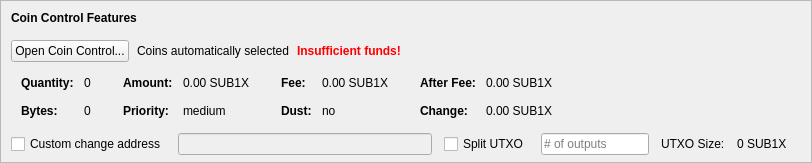
    <widget class="QFrame" name="frameCoinControl">
     <property name="sizePolicy">
      <sizepolicy hsizetype="Expanding" vsizetype="Expanding">
       <horstretch>0</horstretch>
       <verstretch>0</verstretch>
      </sizepolicy>
     </property>
     <property name="maximumSize">
      <size>
       <width>16777215</width>
       <height>16777215</height>
      </size>
     </property>
     <property name="frameShape">
      <enum>QFrame::StyledPanel</enum>
     </property>
     <property name="frameShadow">
      <enum>QFrame::Sunken</enum>
     </property>
     <layout class="QVBoxLayout" name="verticalLayoutCoinControl2">
      <property name="spacing">
       <number>0</number>
      </property>
      <property name="leftMargin">
       <number>0</number>
      </property>
      <property name="topMargin">
       <number>0</number>
      </property>
      <property name="rightMargin">
       <number>0</number>
      </property>
      <property name="bottomMargin">
       <number>6</number>
      </property>
      <item>
       <layout class="QVBoxLayout" name="verticalLayoutCoinControl" stretch="0,0,0,0,1">
        <property name="spacing">
         <number>0</number>
        </property>
        <property name="leftMargin">
         <number>10</number>
        </property>
        <property name="topMargin">
         <number>10</number>
        </property>
        <item>
         <layout class="QHBoxLayout" name="horizontalLayoutCoinControl1">
          <property name="bottomMargin">
           <number>15</number>
          </property>
          <item>
           <widget class="QLabel" name="labelCoinControlFeatures">
            <property name="sizePolicy">
             <sizepolicy hsizetype="Preferred" vsizetype="Maximum">
              <horstretch>0</horstretch>
              <verstretch>0</verstretch>
             </sizepolicy>
            </property>
            <property name="font">
             <font>
              <weight>75</weight>
              <bold>true</bold>
             </font>
            </property>
            <property name="styleSheet">
             <string notr="true">font-weight:bold;</string>
            </property>
            <property name="text">
             <string>Coin Control Features</string>
            </property>
           </widget>
          </item>
         </layout>
        </item>
        <item>
         <layout class="QHBoxLayout" name="horizontalLayoutCoinControl2" stretch="0,0,0,0">
          <property name="spacing">
           <number>8</number>
          </property>
          <property name="bottomMargin">
           <number>10</number>
          </property>
          <item>
           <widget class="QPushButton" name="pushButtonCoinControl">
            <property name="styleSheet">
             <string notr="true"/>
            </property>
            <property name="text">
             <string>Open Coin Control...</string>
            </property>
            <property name="autoDefault">
             <bool>false</bool>
            </property>
           </widget>
          </item>
          <item>
           <widget class="QLabel" name="labelCoinControlAutomaticallySelected">
            <property name="text">
             <string>Coins automatically selected</string>
            </property>
            <property name="margin">
             <number>5</number>
            </property>
           </widget>
          </item>
          <item>
           <widget class="QLabel" name="labelCoinControlInsuffFunds">
            <property name="font">
             <font>
              <weight>75</weight>
              <bold>true</bold>
             </font>
            </property>
            <property name="styleSheet">
             <string notr="true">color:red;font-weight:bold;</string>
            </property>
            <property name="text">
             <string>Insufficient funds!</string>
            </property>
            <property name="margin">
             <number>5</number>
            </property>
           </widget>
          </item>
          <item>
           <spacer name="horizontalSpacerCoinControl">
            <property name="orientation">
             <enum>Qt::Horizontal</enum>
            </property>
            <property name="sizeHint" stdset="0">
             <size>
              <width>40</width>
              <height>1</height>
             </size>
            </property>
           </spacer>
          </item>
         </layout>
        </item>
        <item>
         <widget class="QWidget" name="widgetCoinControl" native="true">
          <property name="sizePolicy">
           <sizepolicy hsizetype="Preferred" vsizetype="Preferred">
            <horstretch>0</horstretch>
            <verstretch>0</verstretch>
           </sizepolicy>
          </property>
          <property name="minimumSize">
           <size>
            <width>0</width>
            <height>0</height>
           </size>
          </property>
          <property name="styleSheet">
           <string notr="true"/>
          </property>
          <layout class="QHBoxLayout" name="horizontalLayoutCoinControl5">
           <property name="leftMargin">
            <number>0</number>
           </property>
           <property name="topMargin">
            <number>0</number>
           </property>
           <property name="rightMargin">
            <number>0</number>
           </property>
           <property name="bottomMargin">
            <number>0</number>
           </property>
           <item>
            <layout class="QHBoxLayout" name="horizontalLayoutCoinControl3" stretch="0,0,0,1">
             <property name="spacing">
              <number>20</number>
             </property>
             <property name="topMargin">
              <number>0</number>
             </property>
             <property name="bottomMargin">
              <number>10</number>
             </property>
             <item>
              <layout class="QFormLayout" name="formLayoutCoinControl1">
               <property name="horizontalSpacing">
                <number>10</number>
               </property>
               <property name="verticalSpacing">
                <number>14</number>
               </property>
               <property name="leftMargin">
                <number>10</number>
               </property>
               <property name="topMargin">
                <number>4</number>
               </property>
               <property name="rightMargin">
                <number>6</number>
               </property>
               <item row="0" column="0">
                <widget class="QLabel" name="labelCoinControlQuantityText">
                 <property name="font">
                  <font>
                   <weight>75</weight>
                   <bold>true</bold>
                  </font>
                 </property>
                 <property name="text">
                  <string>Quantity:</string>
                 </property>
                 <property name="margin">
                  <number>0</number>
                 </property>
                </widget>
               </item>
               <item row="0" column="1">
                <widget class="QLabel" name="labelCoinControlQuantity">
                 <property name="cursor">
                  <cursorShape>IBeamCursor</cursorShape>
                 </property>
                 <property name="contextMenuPolicy">
                  <enum>Qt::ActionsContextMenu</enum>
                 </property>
                 <property name="text">
                  <string notr="true">0</string>
                 </property>
                 <property name="margin">
                  <number>0</number>
                 </property>
                 <property name="textInteractionFlags">
                  <set>Qt::LinksAccessibleByMouse|Qt::TextSelectableByKeyboard|Qt::TextSelectableByMouse</set>
                 </property>
                </widget>
               </item>
               <item row="1" column="0">
                <widget class="QLabel" name="labelCoinControlBytesText">
                 <property name="font">
                  <font>
                   <weight>75</weight>
                   <bold>true</bold>
                  </font>
                 </property>
                 <property name="text">
                  <string>Bytes:</string>
                 </property>
                </widget>
               </item>
               <item row="1" column="1">
                <widget class="QLabel" name="labelCoinControlBytes">
                 <property name="cursor">
                  <cursorShape>IBeamCursor</cursorShape>
                 </property>
                 <property name="contextMenuPolicy">
                  <enum>Qt::ActionsContextMenu</enum>
                 </property>
                 <property name="text">
                  <string notr="true">0</string>
                 </property>
                 <property name="textInteractionFlags">
                  <set>Qt::LinksAccessibleByMouse|Qt::TextSelectableByKeyboard|Qt::TextSelectableByMouse</set>
                 </property>
                </widget>
               </item>
              </layout>
             </item>
             <item>
              <layout class="QFormLayout" name="formLayoutCoinControl2">
               <property name="horizontalSpacing">
                <number>10</number>
               </property>
               <property name="verticalSpacing">
                <number>14</number>
               </property>
               <property name="leftMargin">
                <number>6</number>
               </property>
               <property name="topMargin">
                <number>4</number>
               </property>
               <property name="rightMargin">
                <number>6</number>
               </property>
               <item row="0" column="0">
                <widget class="QLabel" name="labelCoinControlAmountText">
                 <property name="font">
                  <font>
                   <weight>75</weight>
                   <bold>true</bold>
                  </font>
                 </property>
                 <property name="text">
                  <string>Amount:</string>
                 </property>
                 <property name="margin">
                  <number>0</number>
                 </property>
                </widget>
               </item>
               <item row="0" column="1">
                <widget class="QLabel" name="labelCoinControlAmount">
                 <property name="cursor">
                  <cursorShape>IBeamCursor</cursorShape>
                 </property>
                 <property name="contextMenuPolicy">
                  <enum>Qt::ActionsContextMenu</enum>
                 </property>
                 <property name="text">
                  <string notr="true">0.00 SUB1X</string>
                 </property>
                 <property name="textInteractionFlags">
                  <set>Qt::LinksAccessibleByMouse|Qt::TextSelectableByKeyboard|Qt::TextSelectableByMouse</set>
                 </property>
                </widget>
               </item>
               <item row="1" column="0">
                <widget class="QLabel" name="labelCoinControlPriorityText">
                 <property name="font">
                  <font>
                   <weight>75</weight>
                   <bold>true</bold>
                  </font>
                 </property>
                 <property name="text">
                  <string>Priority:</string>
                 </property>
                </widget>
               </item>
               <item row="1" column="1">
                <widget class="QLabel" name="labelCoinControlPriority">
                 <property name="cursor">
                  <cursorShape>IBeamCursor</cursorShape>
                 </property>
                 <property name="contextMenuPolicy">
                  <enum>Qt::ActionsContextMenu</enum>
                 </property>
                 <property name="text">
                  <string>medium</string>
                 </property>
                 <property name="textInteractionFlags">
                  <set>Qt::LinksAccessibleByMouse|Qt::TextSelectableByKeyboard|Qt::TextSelectableByMouse</set>
                 </property>
                </widget>
               </item>
              </layout>
             </item>
             <item>
              <layout class="QFormLayout" name="formLayoutCoinControl3">
               <property name="horizontalSpacing">
                <number>10</number>
               </property>
               <property name="verticalSpacing">
                <number>14</number>
               </property>
               <property name="leftMargin">
                <number>6</number>
               </property>
               <property name="topMargin">
                <number>4</number>
               </property>
               <property name="rightMargin">
                <number>6</number>
               </property>
               <item row="0" column="0">
                <widget class="QLabel" name="labelCoinControlFeeText">
                 <property name="font">
                  <font>
                   <weight>75</weight>
                   <bold>true</bold>
                  </font>
                 </property>
                 <property name="text">
                  <string>Fee:</string>
                 </property>
                 <property name="margin">
                  <number>0</number>
                 </property>
                </widget>
               </item>
               <item row="0" column="1">
                <widget class="QLabel" name="labelCoinControlFee">
                 <property name="cursor">
                  <cursorShape>IBeamCursor</cursorShape>
                 </property>
                 <property name="contextMenuPolicy">
                  <enum>Qt::ActionsContextMenu</enum>
                 </property>
                 <property name="text">
                  <string notr="true">0.00 SUB1X</string>
                 </property>
                 <property name="textInteractionFlags">
                  <set>Qt::LinksAccessibleByMouse|Qt::TextSelectableByKeyboard|Qt::TextSelectableByMouse</set>
                 </property>
                </widget>
               </item>
               <item row="1" column="0">
                <widget class="QLabel" name="labelCoinControlLowOutputText">
                 <property name="font">
                  <font>
                   <weight>75</weight>
                   <bold>true</bold>
                  </font>
                 </property>
                 <property name="text">
                  <string>Dust:</string>
                 </property>
                </widget>
               </item>
               <item row="1" column="1">
                <widget class="QLabel" name="labelCoinControlLowOutput">
                 <property name="cursor">
                  <cursorShape>IBeamCursor</cursorShape>
                 </property>
                 <property name="contextMenuPolicy">
                  <enum>Qt::ActionsContextMenu</enum>
                 </property>
                 <property name="text">
                  <string>no</string>
                 </property>
                 <property name="textInteractionFlags">
                  <set>Qt::LinksAccessibleByMouse|Qt::TextSelectableByKeyboard|Qt::TextSelectableByMouse</set>
                 </property>
                </widget>
               </item>
              </layout>
             </item>
             <item>
              <layout class="QFormLayout" name="formLayoutCoinControl4">
               <property name="horizontalSpacing">
                <number>10</number>
               </property>
               <property name="verticalSpacing">
                <number>14</number>
               </property>
               <property name="leftMargin">
                <number>6</number>
               </property>
               <property name="topMargin">
                <number>4</number>
               </property>
               <property name="rightMargin">
                <number>6</number>
               </property>
               <item row="0" column="0">
                <widget class="QLabel" name="labelCoinControlAfterFeeText">
                 <property name="font">
                  <font>
                   <weight>75</weight>
                   <bold>true</bold>
                  </font>
                 </property>
                 <property name="text">
                  <string>After Fee:</string>
                 </property>
                 <property name="margin">
                  <number>0</number>
                 </property>
                </widget>
               </item>
               <item row="0" column="1">
                <widget class="QLabel" name="labelCoinControlAfterFee">
                 <property name="cursor">
                  <cursorShape>IBeamCursor</cursorShape>
                 </property>
                 <property name="contextMenuPolicy">
                  <enum>Qt::ActionsContextMenu</enum>
                 </property>
                 <property name="text">
                  <string notr="true">0.00 SUB1X</string>
                 </property>
                 <property name="textInteractionFlags">
                  <set>Qt::LinksAccessibleByMouse|Qt::TextSelectableByKeyboard|Qt::TextSelectableByMouse</set>
                 </property>
                </widget>
               </item>
               <item row="1" column="0">
                <widget class="QLabel" name="labelCoinControlChangeText">
                 <property name="font">
                  <font>
                   <weight>75</weight>
                   <bold>true</bold>
                  </font>
                 </property>
                 <property name="text">
                  <string>Change:</string>
                 </property>
                </widget>
               </item>
               <item row="1" column="1">
                <widget class="QLabel" name="labelCoinControlChange">
                 <property name="cursor">
                  <cursorShape>IBeamCursor</cursorShape>
                 </property>
                 <property name="contextMenuPolicy">
                  <enum>Qt::ActionsContextMenu</enum>
                 </property>
                 <property name="text">
                  <string notr="true">0.00 SUB1X</string>
                 </property>
                 <property name="textInteractionFlags">
                  <set>Qt::LinksAccessibleByMouse|Qt::TextSelectableByKeyboard|Qt::TextSelectableByMouse</set>
                 </property>
                </widget>
               </item>
              </layout>
             </item>
            </layout>
           </item>
          </layout>
         </widget>
        </item>
        <item>
         <layout class="QHBoxLayout" name="horizontalLayoutCoinControl4" stretch="0,0,0,0,0,0,0">
          <property name="spacing">
           <number>12</number>
          </property>
          <property name="sizeConstraint">
           <enum>QLayout::SetDefaultConstraint</enum>
          </property>
          <property name="topMargin">
           <number>5</number>
          </property>
          <property name="rightMargin">
           <number>5</number>
          </property>
          <item>
           <widget class="QCheckBox" name="checkBoxCoinControlChange">
            <property name="toolTip">
             <string>If this is activated, but the change address is empty or invalid, change will be sent to a newly generated address.</string>
            </property>
            <property name="text">
             <string>Custom change address</string>
            </property>
           </widget>
          </item>
          <item>
           <widget class="QValidatedLineEdit" name="lineEditCoinControlChange">
            <property name="enabled">
             <bool>false</bool>
            </property>
            <property name="sizePolicy">
             <sizepolicy hsizetype="Expanding" vsizetype="Fixed">
              <horstretch>0</horstretch>
              <verstretch>0</verstretch>
             </sizepolicy>
            </property>
           </widget>
          </item>
          <item>
           <widget class="QCheckBox" name="splitBlockCheckBox">
            <property name="text">
             <string>Split UTXO</string>
            </property>
           </widget>
          </item>
          <item>
           <widget class="QLineEdit" name="splitBlockLineEdit">
            <property name="sizePolicy">
             <sizepolicy hsizetype="Fixed" vsizetype="Fixed">
              <horstretch>50</horstretch>
              <verstretch>0</verstretch>
             </sizepolicy>
            </property>
            <property name="placeholderText">
             <string># of outputs</string>
            </property>
           </widget>
          </item>
          <item>
           <widget class="QLabel" name="labelBlockSizeText">
            <property name="text">
             <string>UTXO Size:</string>
            </property>
           </widget>
          </item>
          <item>
           <widget class="QLabel" name="labelBlockSize">
            <property name="text">
             <string>0 SUB1X</string>
            </property>
           </widget>
          </item>
          <item>
           <widget class="QLabel" name="labelCoinControlChangeLabel">
            <property name="sizePolicy">
             <sizepolicy hsizetype="Preferred" vsizetype="Expanding">
              <horstretch>0</horstretch>
              <verstretch>0</verstretch>
             </sizepolicy>
            </property>
            <property name="minimumSize">
             <size>
              <width>0</width>
              <height>0</height>
             </size>
            </property>
            <property name="text">
             <string/>
            </property>
            <property name="margin">
             <number>3</number>
            </property>
           </widget>
          </item>
         </layout>
        </item>
        <item>
         <spacer name="verticalSpacerCoinControl">
          <property name="orientation">
           <enum>Qt::Vertical</enum>
          </property>
          <property name="sizeHint" stdset="0">
           <size>
            <width>800</width>
            <height>1</height>
           </size>
          </property>
         </spacer>
        </item>
       </layout>
      </item>
     </layout>
    </widget>
